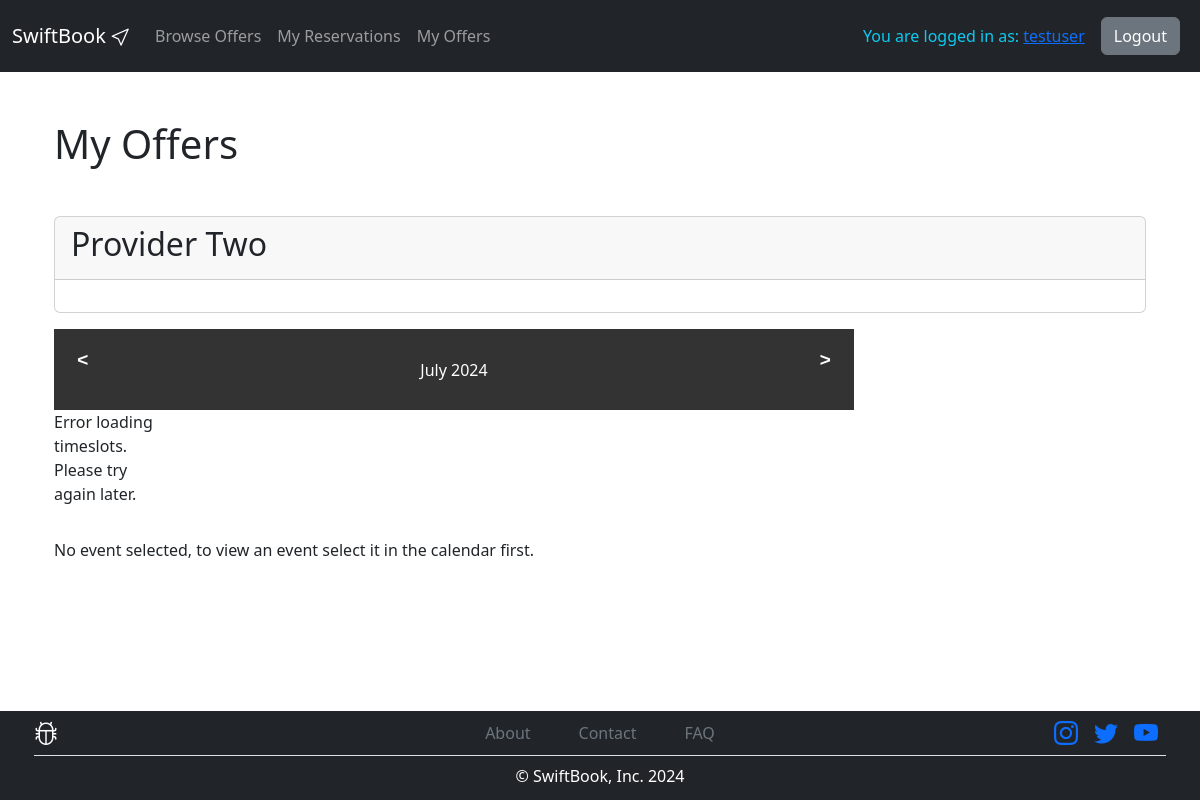
The app's page /my_offers/ (signed in), older data.
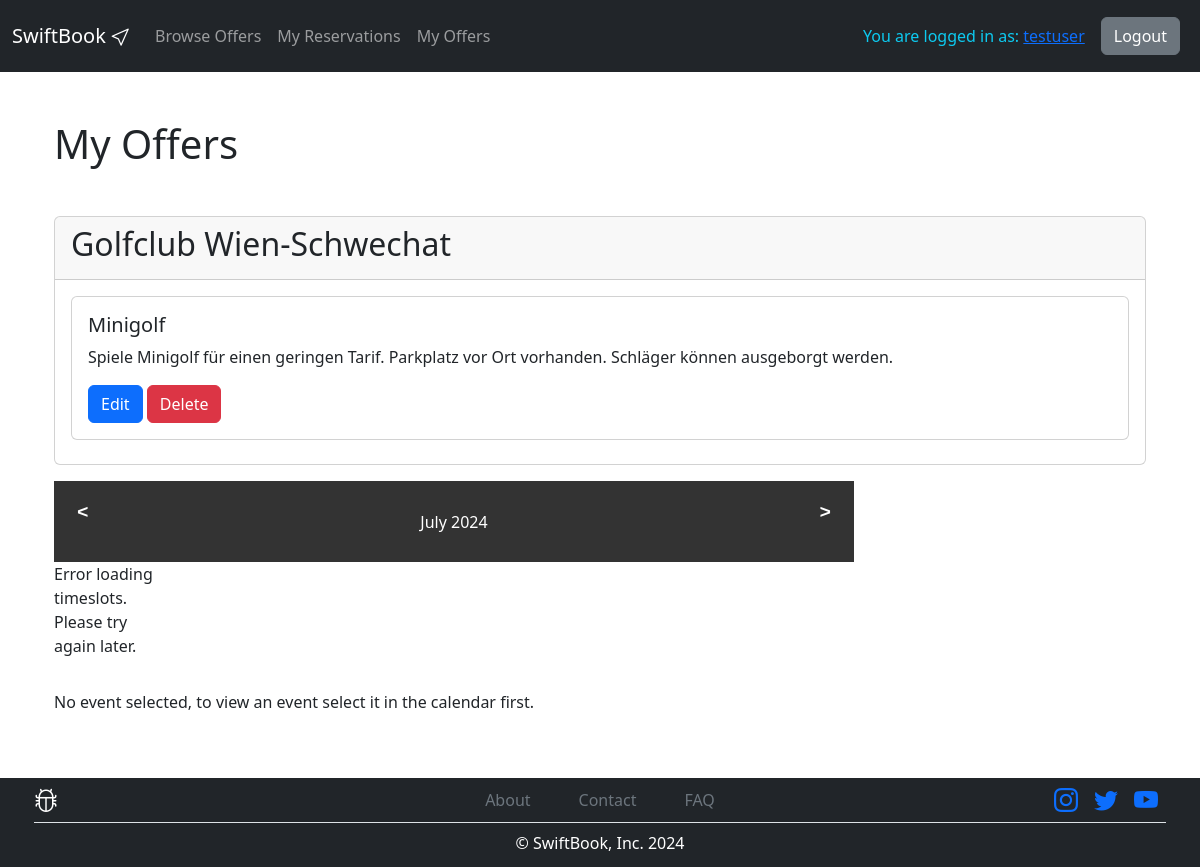
The same page, newer data.
### api/models.py (models this page shows)
class Provider(models.Model):
    user = models.OneToOneField(User, on_delete=models.CASCADE)
    name = models.CharField(max_length=255)
    email = models.EmailField(max_length=255)
    phonenumber = models.CharField(max_length=20, blank=True, null=True)
    address = models.CharField(max_length=255, blank=True, null=True)
    city = models.CharField(max_length=100, blank=True, null=True)
    postalcode = models.CharField(max_length=20, blank=True, null=True)
    country = models.CharField(max_length=100, blank=True, null=True)
    longitude = models.CharField(max_length=100)
    latitude = models.CharField(max_length=100)

class Service(models.Model):
    provider = models.ForeignKey(Provider, on_delete=models.CASCADE, related_name='dienstleistungen')
    name = models.CharField(max_length=255)
    description = models.TextField(default="Description")
    length = models.DurationField()  # Correct field name is 'length', not 'duration'
    additional_fields = models.JSONField(default=list, blank=True, null=True)

### api/views.py (the view)
# urls.py: path('my_offers/', views.my_offers, name='my_offers'),
@login_required
def my_offers(request):
    try:
        provider = Provider.objects.get(user=request.user)
        services = Service.objects.filter(provider=provider)
    except Provider.DoesNotExist:
        provider = None
        services = []
    context = {
        'provider': provider,
        'services': services,
    }
    return render(request, 'my_offers.html', context)

### templates/my_offers.html (shortened to what this page needs)
{% extends "base.html" %}
{% load static %}
{% block styles %}
    <link rel="stylesheet" href="{% static 'css/my_reservations.css' %}">
{% endblock styles %}
{% block content %}
<div class="container mt-5 mb-5">
    <h1>My Offers</h1>
    {% if provider %}
        <div class="card mb-3 mt-5">
            <div class="card-header">
                <h2>{{ provider.name }}</h2>
            </div>
            <div class="card-body">
                {% for service in services %}
                    <div class="card mb-2">
                        <div class="card-body">
                            <h5 class="card-title">{{ service.name }}</h5>
                            <p class="card-text" id="service-description-{{ service.id }}">{{ service.description }}</p>
                            <button class="btn btn-primary" onclick="editDescription({{ service.id }})">Edit</button>
                            <a href="{% url 'delete_offer' service.id %}" class="btn btn-danger">Delete</a>
                        </div>
                    </div>
                {% endfor %}
            </div>
        </div>
        <div id="calendar-container">
            <div id="calendar-header">
                <pre id="prev-week">&lt;</pre>
                <span id="week-range"></span>
                <pre id="next-week">&gt;</pre>
            </div>
            <div id="calendar">
            </div>
        </div>
        <div id="timeslot-info" class="mt-3">
            <p id="timeslot-message">No event selected, to view an event select it in the calendar first.</p>
        </div>
    {% endif %}
</div>
{% endblock %}

### templates/base.html (shortened to what this page needs)
<!DOCTYPE html>
<html lang="en">
<head>
  {% load static %}
  <link rel="stylesheet" href="https://cdn.jsdelivr.net/npm/bootstrap-icons@1.5.0/font/bootstrap-icons.css">
  <link href="https://cdn.jsdelivr.net/npm/bootstrap@5.3.3/dist/css/bootstrap.min.css" rel="stylesheet">
  {% block styles %}
  {% endblock styles %}
</head>
<body class="d-flex flex-column vh-100">
  <header>
    <nav class="navbar sticky-top navbar-expand-lg bg-dark navbar-dark">
      <div class="container-fluid">
        <a class="navbar-brand" href="{% url 'homepage' %}">SwiftBook <i class="bi bi-cursor"></i></a>
        <div class="collapse navbar-collapse" id="navbarNavAltMarkup">
          <ul class="navbar-nav me-auto mb-2 mb-lg-0">
            <li><a class="nav-link" href="{% url 'offersView' %}">Browse Offers</a></li>
            {% if request.user.is_authenticated %}
            <li><a class="nav-link" href="{% url 'reservations' %}">My Reservations</a></li>
            <li><a class="nav-link" href="{% url 'my_offers' %}">My Offers</a></li>
            {% endif %}
          </ul>
          <div class="d-flex align-items-center">
              {% if request.user.is_authenticated %}
              <p class="text-info text-center m-0 p-3">You are logged in as: <a href="{% url 'update_user_view' %}">{{ request.user.username }}</a></p>
              <button onclick="location.href = '{% url 'logout' %}'" data-mdb-ripple-init type="button" class="btn btn-secondary me-2">
                Logout
              </button>
              {% endif %}
          </div>
        </div>
      </div>
    </nav>
  </header>
  <main class="container d-flex justify-content-center">
    {% block content %}
    {% endblock content %}
  </main>
  <footer class="footer bg-dark text-white mt-auto">
    <div class="container p-1">
        <div class="row pb-1">
            <div class="col-sm d-flex justify-content-center justify-content-sm-start mb-2 mb-sm-0">
                <i class="bi bi-bug" style="font-size: 1.5rem;"></i>
            </div>
            <div class="col-sm d-flex justify-content-center mb-2 mb-sm-0">
                <ul class="list-unstyled d-flex justify-content-center mb-0 align-items-center">
                    <li class="px-2 px-sm-4"><a class="text-decoration-none text-secondary" href="{% url 'about' %}">About</a></li>
                    <li class="px-2 px-sm-4"><a class="text-decoration-none text-secondary" href="{% url 'contact' %}">Contact</a></li>
                    <li class="px-2 px-sm-4"><a class="text-decoration-none text-secondary" href="{% url 'faq' %}">FAQ</a></li>
                </ul>
            </div>
            <div class="col-sm d-flex justify-content-center justify-content-sm-end">
                <ul class="list-unstyled d-flex justify-content-center justify-content-sm-end mb-0 align-items-center">
                    <li class="px-2"><a href="https://www.instagram.com/lalalalisa_m/"><i class="bi bi-instagram text" style="font-size: 1.5rem;"></i></a></li>
                    <li class="px-2"><a href="https://x.com/Un4v5s8bgsVk9Xp"><i class="bi bi-twitter" style="font-size: 1.5rem;"></i></a></li>
                    <li class="px-2"><a href="https://www.youtube.com/watch?v=xhc105UqlmY"><i class="bi bi-youtube" style="font-size: 1.5rem;"></i></a></li>
                </ul>
            </div>
        </div>
        <p class="mb-2 border-top text-center pt-2 pb-0">&copy; SwiftBook, Inc. 2024</p>
    </div>
  </footer>
</body>

### static/css/my_reservations.css (style rules this page uses)
#calendar-container { max-width: 800px; overflow-x: auto; }
#calendar-header { display: flex; justify-content: space-between; align-items: center; padding: 10px 15px; background: #333; color: white; }
#calendar-header pre { font-weight: 900; font-size: 1.2rem; padding: 8px; border-radius: 50%; cursor: pointer; display: inline-block; transition: background-color 0.3s, color 0.3s; }
#calendar { display: grid; grid-template-columns: repeat(7, 1fr); overflow: hidden; }

### templates/base.html (style rules this page uses)
body { overflow-y: auto; }

Row changes from the older to the newer data that the page shows:
changed Provider: name "Provider Two" → "Golfclub Wien-Schwechat"
added Service: name "Minigolf", description "Spiele Minigolf für einen geringen Tarif. Parkplatz vor Ort vorhanden. Schläger können ausgeborgt werden."
